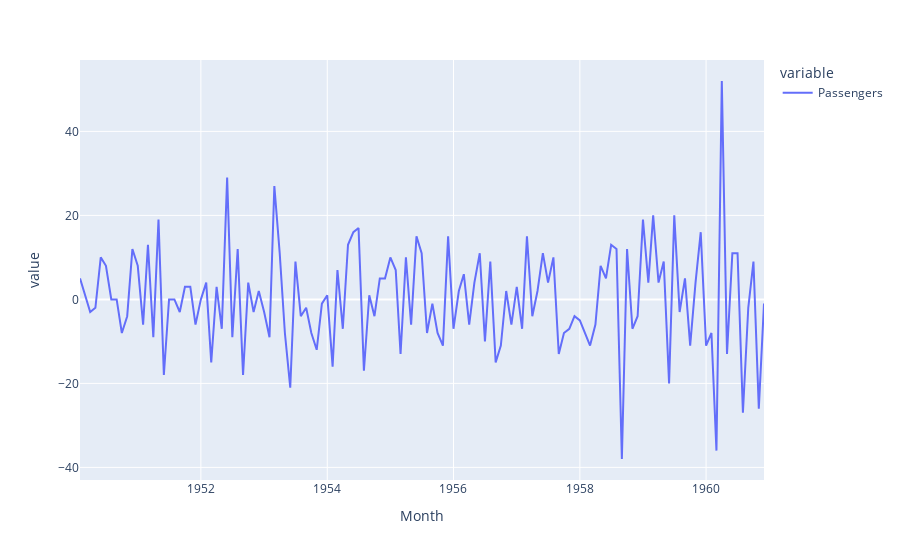

Notebook source saved alongside this figure:
### Code cell
series_dt1_ds12 = series_dt1.diff(12).dropna()
series_dt1_ds12.plot()

### Figure 1 — Plotly figure (JSON) as saved in the notebook; plotly's stock layout.template omitted (floating-point values rounded to 4 significant figures; data arrays with more than 128 entries replaced by an {"elided": "..."} marker saying what was removed)
{"data": [{"hovertemplate": "variable=Passengers<br>Month=%{x}<br>value=%{y}<extra></extra>", "legendgroup": "Passengers", "line": {"color": "#636efa", "dash": "solid"}, "marker": {"symbol": "circle"}, "mode": "lines", "name": "Passengers", "orientation": "v", "showlegend": true, "type": "scatter", "x": {"elided": "131 str values"}, "xaxis": "x", "y": {"elided": "131 int values"}, "yaxis": "y"}], "layout": {"legend": {"title": {"text": "variable"}, "tracegroupgap": 0}, "margin": {"t": 60}, "xaxis": {"anchor": "y", "domain": [0, 1], "title": {"text": "Month"}}, "yaxis": {"anchor": "x", "domain": [0, 1], "title": {"text": "value"}}}}
